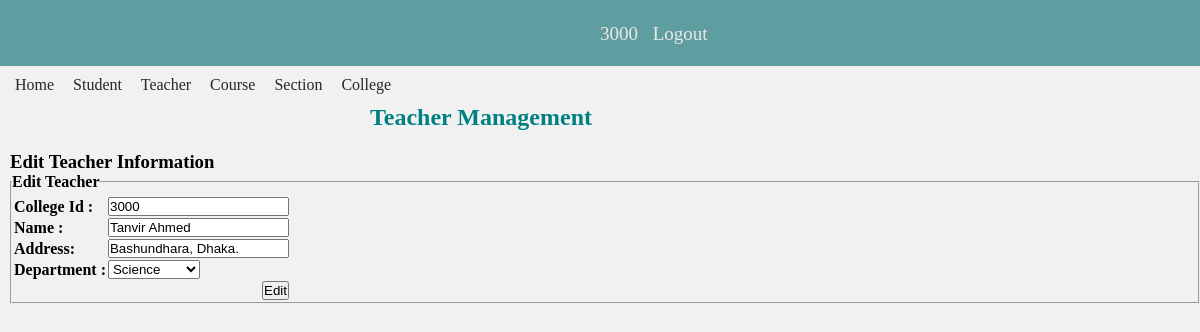
The app's page /view/editTeacher.php?id=1 (signed in) with its own data.
### tables this page shows
CREATE TABLE `teachers` (
  `id` int(9) NOT NULL,
  `cid` int(9) NOT NULL,
  `name` varchar(50) NOT NULL,
  `department_id` int(11) NOT NULL,
  `password` varchar(100) NOT NULL,
  `address` varchar(100) NOT NULL,
  `created` timestamp NOT NULL DEFAULT current_timestamp()
);

### models/db_config.php (called while the page is built, shortened)
<?php
	$db_server="localhost";
	$db_uname="root";
	$db_pass="";
	$db_name="college_portal_db";
	function get($query){
		global $db_server,$db_uname,$db_pass,$db_name;
		$conn = mysqli_connect($db_server,$db_uname,$db_pass,$db_name);
		$data = array();
		if($conn){
			$result = mysqli_query($conn,$query);
			while($row = mysqli_fetch_assoc($result)){
				$data[] = $row;
			}
		}
		return $data;
	}
?>

### controllers/teacherController.php (called while the page is built, shortened)
<?php
     require_once "../models/db_config.php";
     $departments = getAllDepartments();
     function getTeacher($id){
          $query ="SELECT * FROM teachers where id = $id";
          $rs = get($query);
          return $rs[0];
     }
     function getAllDepartments(){
          $query ="SELECT * FROM departments";
          $rs = get($query);
          return $rs;
     }
?>

### view/editTeacher.php (the view, shortened to what this page needs)
<?php
    include_once "../controllers/teacherController.php";
    $teacher = getTeacher($_GET["id"]);
    $department = getAllDEpartments();
?>
<!DOCTYPE html>
<html lang="en">
<head>
    <link rel="stylesheet" href="./css/style.css">
</head>
<body>
<?php  require_once "./headerDash.php"; ?>
<div class="main-container">
        <?php  include_once "./adminNav.php"?>
        <div class="home">
            <h2>Teacher Management</h2>
            <div class="students-section">
                <h3>Edit Teacher Information</h3>
                <form action="" method="post">
        <fieldset>
            <legend><b>Edit Teacher</b></legend>
                 <table>
                     <tr>
                        <td><b>College Id :</b></td>
                        <td><input type="text" name="cid" value="<?php echo $teacher["cid"]; ?>"></td>
                    </tr>
                    <tr>
                        <td><b>Name :</b></td>
                        <td><input type="text" name="name" value="<?php echo$teacher["name"]; ?>"></td>
                    </tr>
                    <tr>
                        <td><b>Address:</b></td>
                        <td><input type="text" name="address" value="<?php echo $teacher["address"]; ?>"></td>
                    </tr>
                    <tr>
                        <td><b>Department :</b></td>
                        <td>
                            <select name="department">
                                <?php
                                   foreach($departments as $c){
                                    if($c['id']==$teacher['department_id']){
                                        echo "<option selected value='".$c["id"]."'>".$c["d_name"]."</option>";
                                    }
                                    else{
                                        echo "<option value='".$c["id"]."'>".$c["d_name"]."</option>";
                                    }
                                }
                                ?>
                            </select>
                        </td>
                    </tr>
                <tr>
					<td colspan="2" align="right"><input type="submit" name="edit_teacher" value="Edit"></td>
				</tr>
            </table>
        </fieldset>
    </form>
            </div>
        </div>
    </div>
</body>
</html>

### view/css/style.css (style rules this page uses)
* { margin: 0px; padding: 0px; }
body { background: rgb(241, 241, 241); }
.main-container { background: rgb(241, 241, 241); width: 100%; }
.home h2 { padding-left: 370px; margin-bottom: 8px; color: teal; }
.students-section { padding-left: 10px; margin-top: 20px; }

### records on screen
teachers: cid "3000", name "Tanvir Ahmed", address "Bashundhara, Dhaka."

### other values on screen
$userName "3000"
form field department "Science"
